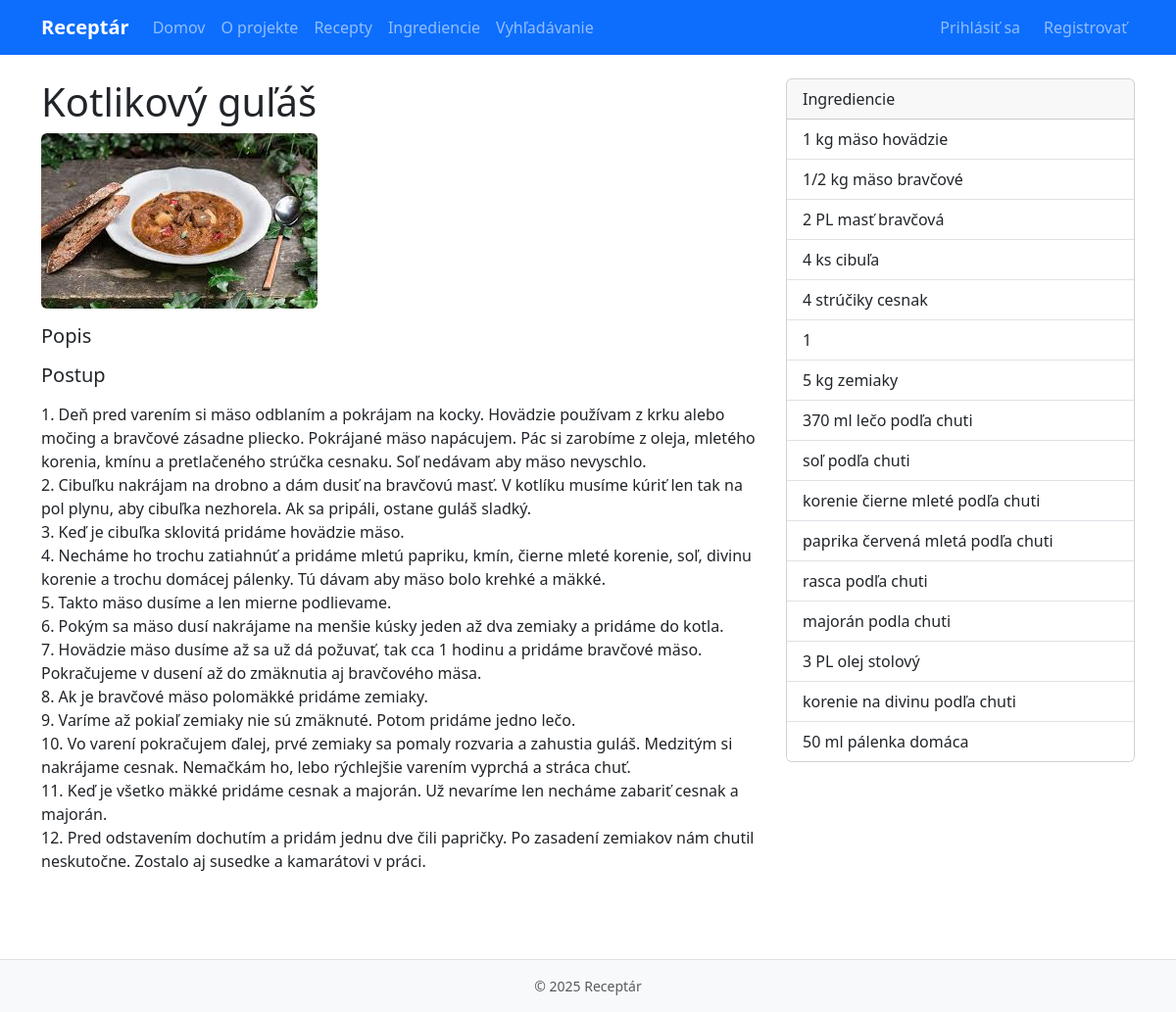
/recipes/3/, run on an earlier commit of the app's database.
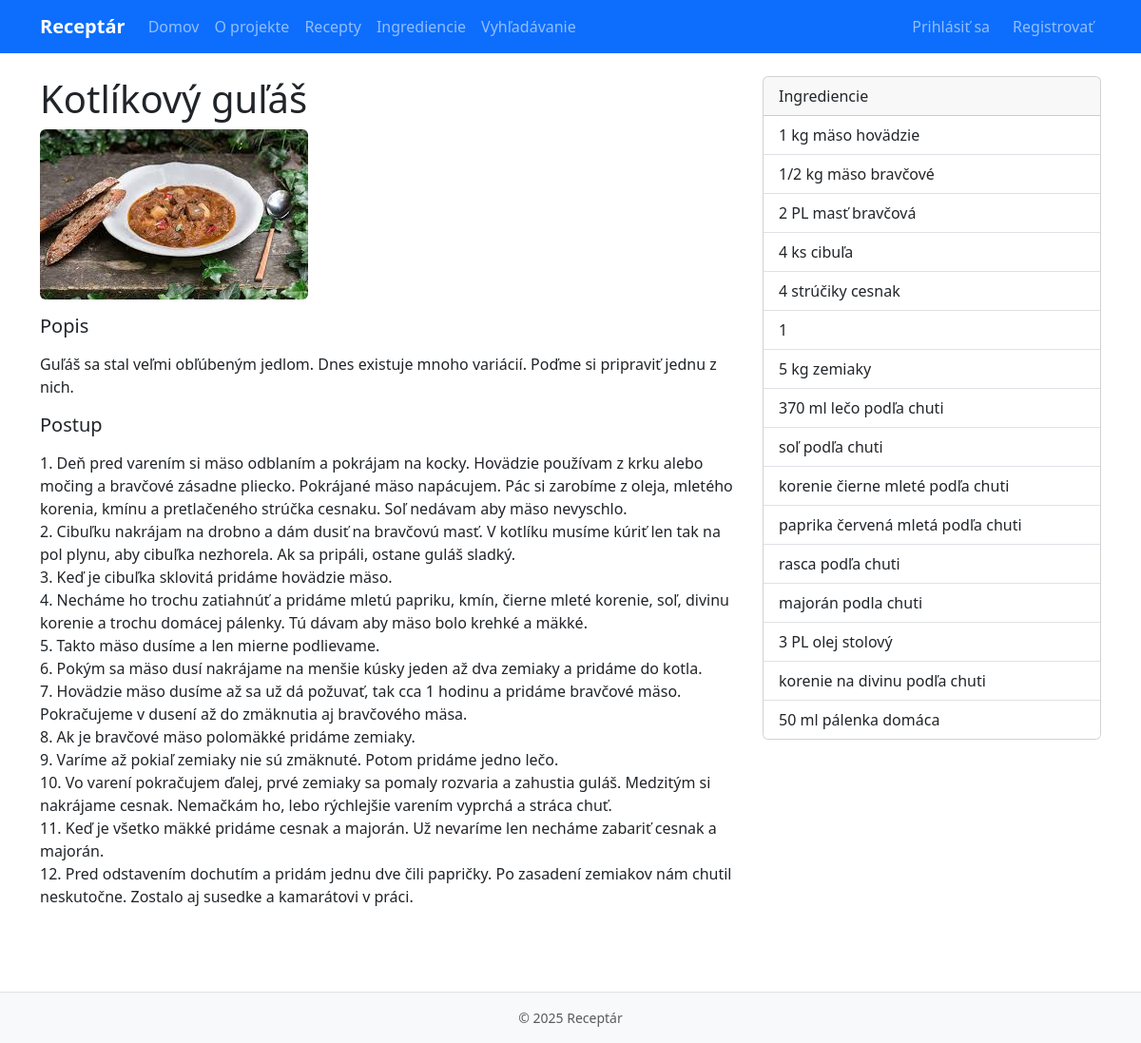
And on a later commit of the database.
### recipes/models.py (models this page shows, shortened)
class Recipe(models.Model):
    title = models.CharField(max_length=200)
    description = models.TextField(blank=True)
    instructions = models.TextField()
    image = models.ImageField(upload_to="recipes/", blank=True, null=True)
    created_by = models.ForeignKey(User, on_delete=models.CASCADE, related_name="recipes")
    created_at = models.DateTimeField(auto_now_add=True)
    ingredients = models.ManyToManyField(Ingredient, through="RecipeIngredient", related_name="recipes")
    class Meta:
        ordering = ["-created_at"]

### recipes/views.py (the view)
# urls.py: path("<int:pk>/", RecipeDetailView.as_view(), name="detail"),
class RecipeDetailView(DetailView):
    model = Recipe
    template_name = "recipes/recipe_detail.html"
    context_object_name = "recipe"

### templates/recipes/recipe_detail.html (shortened to what this page needs)
{% extends "base.html" %}
{% block content %}
<div class="row">
  <div class="col-md-8">
    <h1>{{ recipe.title }}</h1>
    {% if recipe.image %}
      <img src="{{ recipe.image.url }}" class="img-fluid rounded mb-3" alt="{{ recipe.title }}">
    {% endif %}
    <h5>Popis</h5>
    <p>{{ recipe.description|linebreaks }}</p>
    <h5>Postup</h5>
    <p>{{ recipe.instructions|linebreaks }}</p>
  </div>
  <div class="col-md-4">
    <div class="card">
      <div class="card-header">Ingrediencie</div>
      <ul class="list-group list-group-flush">
        {% for ri in recipe.recipeingredient_set.all %}
          <li class="list-group-item d-flex justify-content-between">
            <span>{{ ri.ingredient.name }}</span>
          </li>
        {% empty %}
          <li class="list-group-item">Bez ingrediencií</li>
        {% endfor %}
      </ul>
    </div>
  </div>
</div>
{% endblock %}

What changed in the data, as far as the page shows it:
changed Recipe: title "Kotlikový guľáš" → "Kotlíkový guľáš"; description (not shown) → "Guľáš sa stal veľmi obľúbeným jedlom. Dnes existuje mnoho variácií. Poďme si pripraviť jednu z nich."
